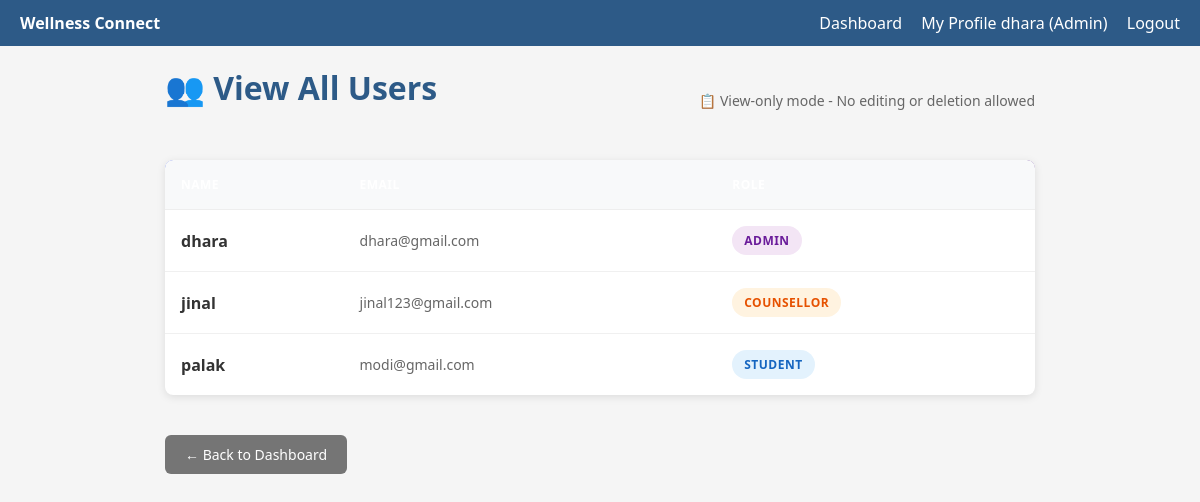
Page /admin_panel/manage-users/ (signed in) on the earlier database version.
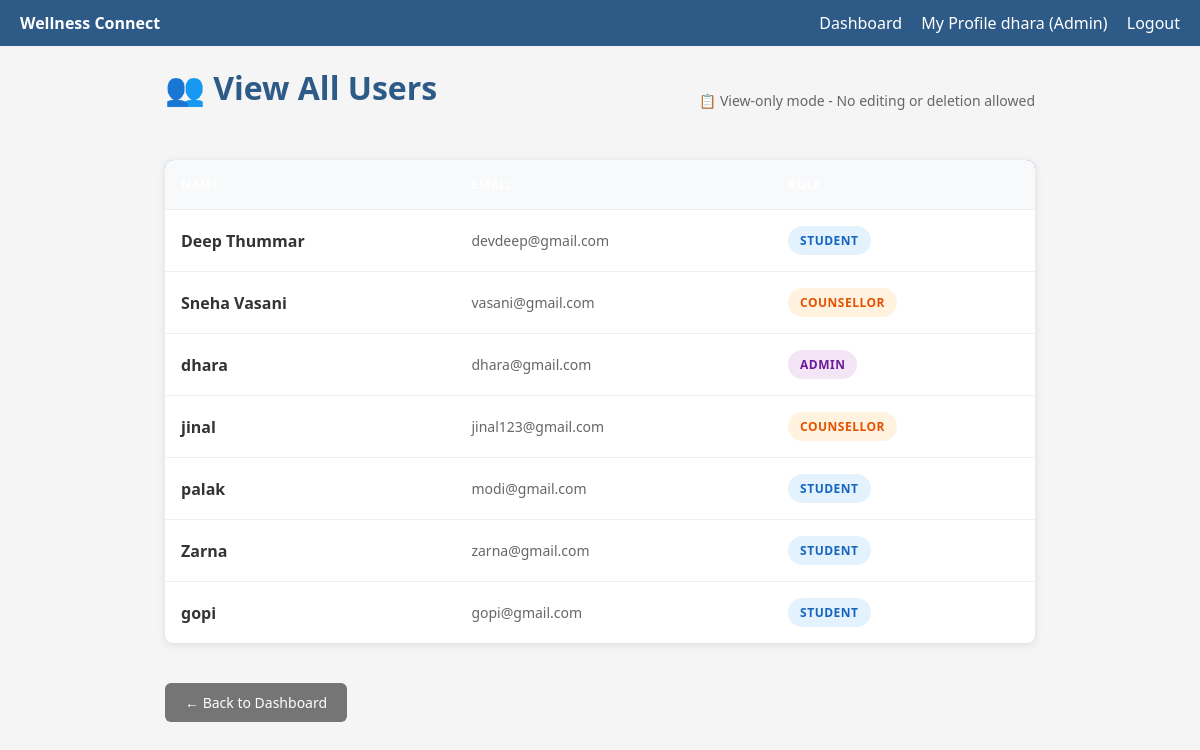
Same page on the later database version.
### accounts/models.py (models this page shows, shortened)
class User(AbstractBaseUser, PermissionsMixin):
    email = models.EmailField(unique=True)
    name = models.CharField(max_length=255)
    role = models.CharField(max_length=20, choices=ROLES)
    anonymous_flag = models.BooleanField(default=False)
    date_joined = models.DateTimeField(auto_now_add=True)
    risk_score = models.IntegerField(default=0)
    current_stress_level = models.CharField(max_length=10, default='Low')
    is_flagged_high = models.BooleanField(default=False)
    is_active = models.BooleanField(default=True)
    is_staff = models.BooleanField(default=False)
    objects = UserManager()
    USERNAME_FIELD = 'email'
    REQUIRED_FIELDS = ['name', 'role']

### admin_panel/views.py (the view)
# urls.py: path('manage-users/', views.manage_users, name='manage_users'),
@login_required
def manage_users(request):
    if getattr(request.user, 'role', None) != 'Admin':
        messages.warning(request, 'Access denied.')
        return redirect('accounts:login')
    users = User.objects.all().order_by('-date_joined')
    return render(request, 'admin_panel/manage_users.html', {
        'users': users,
    })

### admin_panel/templates/admin_panel/manage_users.html (shortened to what this page needs)
{% extends 'base.html' %}
{% block content %}
<div class="manage-users-container">
    <div class="page-header">
        <h1>👥 View All Users</h1>
        <p style="color: #666; margin: 5px 0 0 0; font-size: 14px;">📋 View-only mode - No editing or deletion allowed</p>
    </div>
    <div class="card" style="padding: 0; overflow: hidden;">
        <table class="users-table">
            <thead>
                <tr>
                    <th>Name</th>
                    <th>Email</th>
                    <th>Role</th>
                </tr>
            </thead>
            <tbody>
                {% for user in users %}
                <tr>
                    <td>
                        <div class="user-name">{{ user.name }}</div>
                    </td>
                    <td>
                        <div class="user-email">{{ user.email }}</div>
                    </td>
                    <td>
                        <span class="role-badge
                            {% if user.role == 'Student' %}role-student
                            {% elif user.role == 'Counsellor' %}role-counsellor
                            {% elif user.role == 'Admin' %}role-admin
                            {% endif %}">
                            {{ user.role }}
                        </span>
                    </td>
                </tr>
                {% empty %}
                <tr>
                    <td colspan="3" style="padding: 40px; text-align: center; color: #999;">
                        No users found.
                    </td>
                </tr>
                {% endfor %}
            </tbody>
        </table>
    </div>
    <a href="{% url 'admin_panel:admin_dashboard' %}" class="btn-back">← Back to Dashboard</a>
</div>
{% endblock %}

### templates/base.html (shortened to what this page needs)
<!DOCTYPE html>
<html lang="en">
<head>
</head>
<body>
    <nav class="navbar">
        <span><strong>Wellness Connect</strong></span>
        <div>
            {% if user.is_authenticated %}
                <a href="{% url 'accounts:role_redirect' %}">Dashboard</a>
                <a href="{% url 'accounts:profile' %}">My Profile</a>
                <span>{{ user.name }} ({{ user.role }})</span>
                <a href="{% url 'accounts:logout' %}">Logout</a>
            {% else %}
                <a href="{% url 'accounts:login' %}">Login</a>
                <a href="{% url 'accounts:register' %}">Register</a>
            {% endif %}
        </div>
    </nav>
    <div class="container">
        {% block content %}{% endblock %}
    </div>
</body>
</html>

### templates/base.html (style rules this page uses)
* { box-sizing: border-box; }
body { font-family: Segoe UI, sans-serif; margin: 0; padding: 0; background: #f5f5f5; }
.navbar { background: #2d5a87; color: white; padding: 12px 20px; display: flex; justify-content: space-between; align-items: center; }
.navbar a { color: white; text-decoration: none; margin-left: 15px; }
.container { max-width: 900px; margin: 20px auto; padding: 0 15px; }
.card { background: white; border-radius: 8px; box-shadow: 0 2px 8px rgba(0,0,0,0.1); padding: 24px; margin-bottom: 20px; }
h1 { color: #2d5a87; margin-top: 0; }
table { width: 100%; border-collapse: collapse; }
th, td { padding: 10px; text-align: left; border-bottom: 1px solid #eee; }
th { background: #f8f9fa; }

### admin_panel/templates/admin_panel/manage_users.html (style rules this page uses)
.manage-users-container { max-width: 1200px; margin: 0 auto; }
.page-header { display: flex; justify-content: space-between; align-items: center; margin-bottom: 30px; }
.users-table { width: 100%; border-collapse: collapse; background: white; border-radius: 8px; overflow: hidden; box-shadow: 0 2px 8px rgba(0,0,0,0.1); }
.users-table thead { background: linear-gradient(135deg, #667eea 0%, #764ba2 100%); color: white; }
.users-table th { padding: 16px; text-align: left; font-weight: 600; text-transform: uppercase; font-size: 12px; letter-spacing: 0.5px; }
.users-table td { padding: 16px; border-bottom: 1px solid #f0f0f0; }
.users-table tbody tr:last-child td { border-bottom: none; }
.role-badge { display: inline-block; padding: 6px 12px; border-radius: 20px; font-size: 12px; font-weight: 600; text-transform: uppercase; letter-spacing: 0.5px; }
.role-student { background-color: #e3f2fd; color: #1565c0; }
.role-counsellor { background-color: #fff3e0; color: #e65100; }
.role-admin { background-color: #f3e5f5; color: #6a1b9a; }
.btn-back { background-color: #757575; color: white; padding: 10px 20px; border-radius: 6px; text-decoration: none; font-size: 14px; display: inline-block; margin-top: 20px; }
.user-name { font-weight: 600; color: #333; }
.user-email { color: #666; font-size: 14px; }

Differences in the rows shown:
added User: name "Deep Thummar", email "devdeep@gmail.com", role "STUDENT"
added User: name "Sneha Vasani", email "vasani@gmail.com", role "COUNSELLOR"
added User: name "Zarna", email "zarna@gmail.com", role "STUDENT"
added User: name "gopi", email "gopi@gmail.com", role "STUDENT"
